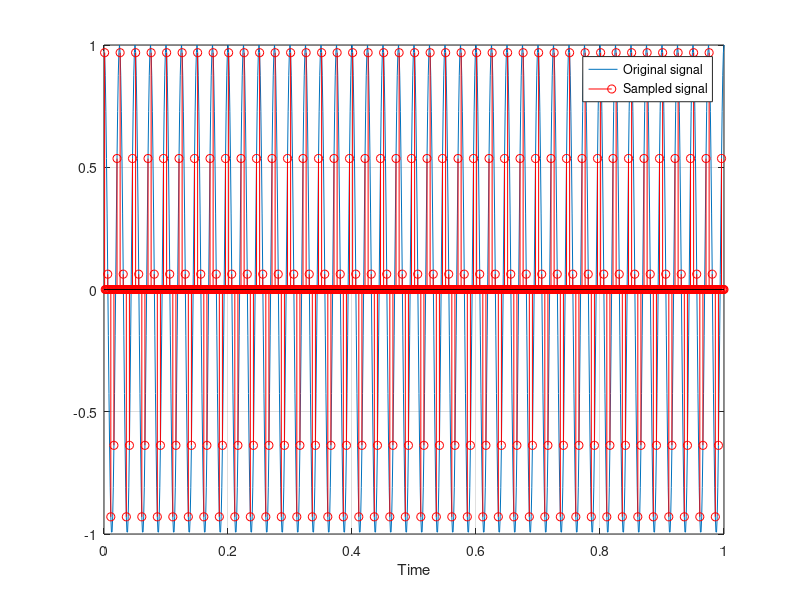
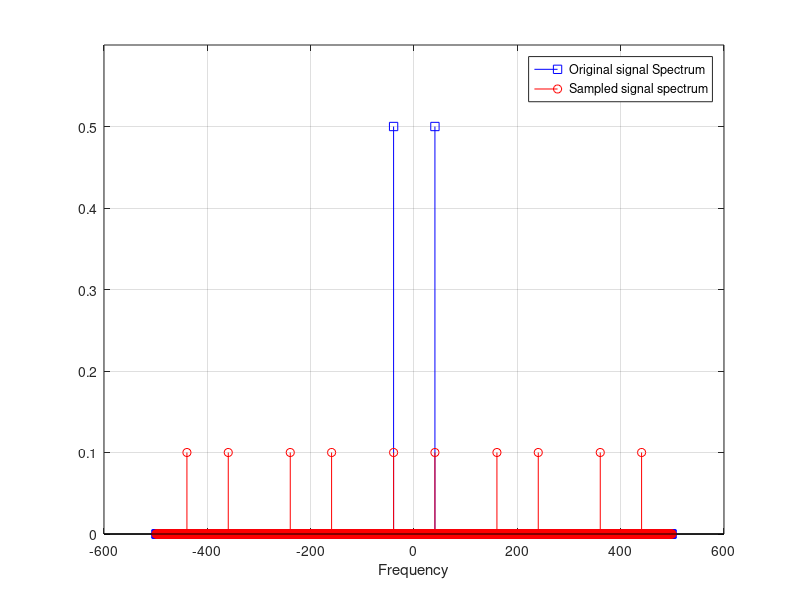

Write the MATLAB code that produced these figures, in order. (Note: this script raises an error after producing the figures.)
Fs=1000;    % sampling rate is used to approximate a continuous time signal
td=1/Fs;    % sampling period
T=1; 
t=td:td:T;  % Approximation of continuous time.
fm=40;      % Message frequency
x=cos(2*pi*fm*t);
Lx=length(x);

%% Sampling 
fs=200;     % sample the continuous time signal at a rate Fs
ts=1/fs;
N=ts/td;    % N should be integer
s_out=downsample(x,N);
s_out=upsample(s_out,N);

figure(1)
plot(t,x);
hold on
stem(t,s_out,'r');
grid on
xlabel('Time')
legend('Original signal', 'Sampled signal');

%% Fourier Transform
n=length(x);
f=(-(n-1)/2:(n-1)/2)*(Fs/n);    %Defines the discrete time frequencies
fre_x=fftshift(fft(x,Lx));  % Compute the fourier transform of oiginal continuous time signal.
fre_s=fftshift(fft(s_out,Lx));  % Compute the fourier transform of sampled discreete time signal

figure(2)
stem(f,abs(fre_x)/n,'b-s');
hold on
stem(f,abs(fre_s)/n,'r-o'); 
grid on
xlabel('Frequency');
legend('Original signal Spectrum ', 'Sampled signal spectrum');
ylim([0 0.6]);

%% Design a LPF for reconstruction

fcutoff=50;
fstop=100;
lpFilt=designfilt('lowpassfir','PassbandFrequency',fcutoff,'StopbandFrequency',fstop,'SampleRate',Fs);
%fvtool(lpFilt);
s_recovered=N*filter(lpFilt,s_out);
figure(4)
plot(t,x);
hold on
plot(t,s_recovered);
grid on
legend('Original Message', 'Recovered Signal');
ylim([-1.5 1.5]);

fre_srec=fftshift(fft(s_recovered,n));  %Compute the Fourier Transform of the sampled discrete time signal

figure(5)
stem(f,abs(fre_x)/n,'b-s');
hold on
stem(f,abs(fre_srec)/n,'r-o'); 
grid on
legend('Original Message Spectrum', 'Recovered Message Spectrum');
ylim([0 0.6]);

